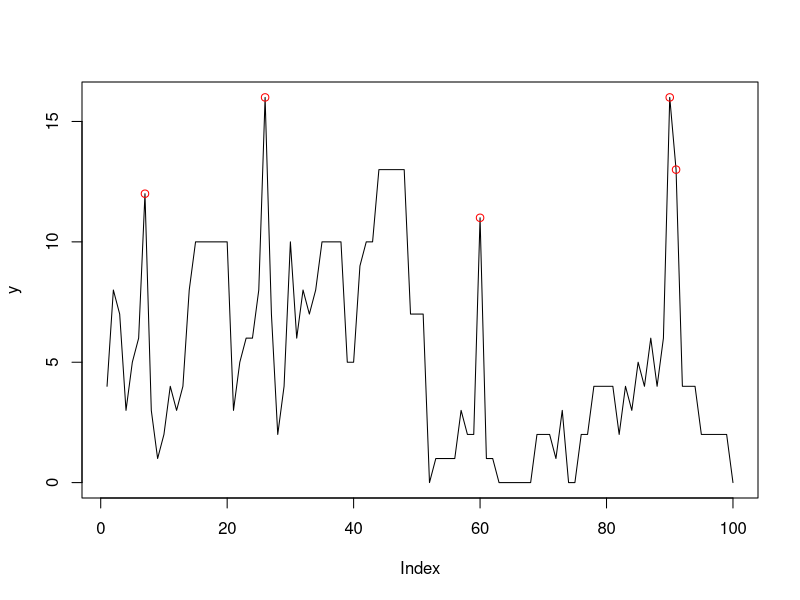

The R source for this figure: (Note: this script raises an error after producing the figure.)
# Bayesian Outlier Detection in GPAR(1)

# GPAR(1): Generalized Poisson AR(1) (Alzaid and Al-Osh, 1992):
#   X_t = S_t(X_{t-1}) + e_t, t=1, 2 , ...
#
#       e_t    ~ GP(q*mu, xi)        (Generalized Poisson)
#       S_t(.) ~ QB(alpha, xi/mu, .) (Quasi-Binomial)
#       X_t    ~ GP(mu, xi)          (Generalized Poisson)
#
#   Constraints:
#       0 < alpha < 1
#       q = 1-alpha
#       mu > 0
#       0 <= xi < 1
#
# Additive outliers modeling (Silva et al, 2018):
#	Y_t = X_t + eta_t*delta_t
#
#		eta_t|beta_t ~ Poisson(beta_t)
#		delta_t      ~ Bernoulli(p_t)
#
#	Constraints
#		beta_t > 0
#		0 < p_t < 1
#		eta_t, delta_t mutually independents
#
# Prior distributions:
#   alpha		 ~ Beta     (a, b)
#   mu  		 ~ Gamma    (c, d)
#   xi  		 ~ Beta     (g, h)
#   delta_t|p_t  ~ Bernoulli(p_t)
#	p_t			 ~ Beta     (l, m)
#	eta_t|beta_t ~ Poisson  (beta_t)
#	beta_t		 ~ Gamma    (v, w)
#
# MCMC Method:
#   Gibbs Sampling with Random Walk Metropolis
#
# Author: Cleiton Moya de Almeida
#####

graphics.off()  # close all plots
rm(list=ls())	# clear the (global) environment variables
cat("\014") 	# clear the console (Ctrl+L)
set.seed(42)

# Print auxiliary function
printf <- function(...) {
	x = paste(sprintf(...),"\n")
	return(cat(x))
}

# Log-sum-exp auxiliary function
logsumexp <- function(x){
	c <- max(x)
	y <- c + log(sum((exp(x-c))))
	return(y)
}

# Auxiliary functions to compute full conditional posteriors

logf1 <- function(r, t, alpha, mu, xi, z){
	q <- 1-alpha
	logf1 <- log(choose(z[t-1], r)) + (r-1)*log(alpha*mu + r*xi) + 
		(z[t-1]-r-1)*log(q*mu + (z[t-1]-r)*xi)
	return(logf1)
}

log_f1 <- function(r, alpha, mu, xi, ys1){
    q <- 1-alpha
    logf1 <- log(choose(ys1, r)) + (r-1)*log(alpha*mu + r*xi) + 
        (ys1-r-1)*log(q*mu + (ys1-r)*xi)
    return(logf1)
}


logf2 <- function(r, t, alpha, mu, xi, z){
	q <- 1-alpha
	logf2 <- (z[t]-r-1)*log(q*mu + xi*(z[t]-r)) -xi*(z[t]-r) - 
		log(factorial(z[t]-r))
	return(logf2)
}

log_f2 <- function(r, alpha, mu, xi, ys){
    q <- 1-alpha
    logf2 <- (ys-r-1)*log(q*mu + xi*(ys-r)) -xi*(ys-r) - 
        log(factorial(ys-r))
    return(logf2)
}


# Full conditionallog-posterior of alpha
logpost_alpha <- function(alpha, mu, xi, delta, eta, y, a, b){
	z <- y - eta*delta
	q <- 1-alpha
	n <- length(y)
	logc1 <- (a+n-2)*log(alpha) + (b+2*n-3)*log(q) - mu*q*(n-1)
	
	soma1 <- 0
	for (t in 2:n){
		logc2 <- -(z[t-1]-1)*log(mu + z[t-1]*xi)
		Mt <- min(z[t], z[t-1])
		r_seq <- 0:Mt
		
		g <- function(r) logf1(r, t, alpha, mu, xi, z) + 
			logf2(r, t, alpha, mu, xi, z)
		logsoma2 <- logsumexp(sapply(r_seq, g))
		soma1 <- soma1 + logc2 + logsoma2
	}
	logpost <- logc1 + soma1
	return(logpost)
}

# Full conditional log-posterior of mu
logpost_mu <- function(alpha, mu, xi, delta, eta, y, c, d){
    z <- y - eta*delta
    q <- 1-alpha
    n <- length(y)
    logc1 <- (c+2*n-3)*log(mu) - mu*(d + q*(n-1))
    
    soma1 <- 0
    for (t in 2:n){
        logc2 <- -(z[t-1]-1)*log(mu + z[t-1]*xi)
        Mt <- min(z[t], z[t-1])
        r_seq <- 0:Mt
        
        g <- function(r) logf1(r, t, alpha, mu, xi, z) + 
            logf2(r, t, alpha, mu, xi, z)
        logsoma2 <- logsumexp(sapply(r_seq, g))
        soma1 <- soma1 + logc2 + logsoma2
    }
    logpost <- logc1 + soma1
    return(logpost)
}

# Full conditional log-posterior of xi
logpost_xi <- function(alpha, mu, xi, delta, eta, y, g, h){
    z <- y - eta*delta
    n <- length(y)
    logc1 <- (g-1)*log(xi) - h*xi
    
    soma1 <- 0
    for (t in 2:n){
        logc2 <- -(z[t-1]-1)*log(mu + z[t-1]*xi)
        Mt <- min(z[t], z[t-1])
        r_seq <- 0:Mt
        
        g <- function(r) logf1(r, t, alpha, mu, xi, z) + 
            logf2(r, t, alpha, mu, xi, z)
        logsoma2 <- logsumexp(sapply(r_seq, g))
        soma1 <- soma1 + logc2 + logsoma2
    }
    logpost <- logc1 + soma1
    return(logpost)
}

# logf, logfyj1, logfyj0: Used to compute logpost_delta_j
# ys:  y*[t]
# ys1: y*[t-1]
logf <- function(ys, ys1, alpha, mu, xi){
    q <- 1-alpha
    logc <- log(alpha) + 2*log(q*mu) - q*mu -(ys1-1)*log(mu + xi*ys1)
    
    Mt <- min(ys, ys1)
    if (Mt < 0){
    	Mt <- 0
    }
    r_seq <- 0:Mt
    g <- function(r) log_f1(r, alpha, mu, xi, ys1) + 
        log_f2(r, alpha, mu, xi, ys)
    logsoma <- logsumexp(sapply(r_seq, g))
    
    logf <- logc + logsoma
    return(logf)
}

# needs only delta[j-1], eta[j-1], eta[j] e eta[j+1]
logfyj1 <- function(j, alpha, mu, xi, delta, eta, p, y){
    
	#ys_3  <- y[j+1]-eta[j+1]
	#ys1_3 <- y[j]  -eta[j]
	#ys_4  <- y[j+1]
	#ys1_4 <- y[j]  -eta[j]
	
	#logf3 <- logf(ys_3, ys1_3, alpha, mu, xi)
	#logf4 <- logf(ys_4, ys1_4, alpha, mu, xi)
	
	logf1 <- logf(y[j]  -eta[j]  , y[j-1]-eta[j-1], alpha, mu, xi)
    logf2 <- logf(y[j]  -eta[j]  , y[j-1]         , alpha, mu, xi)
    logf3 <- logf(y[j+1]-eta[j+1], y[j]  -eta[j]  , alpha, mu, xi)
    logf4 <- logf(y[j+1]         , y[j]  -eta[j]  , alpha, mu, xi)
    
    g3 <- logf3 + log(p[j+1])
    g4 <- logf4 + log(1-p[j+1])
    if (delta[j-1] == 1){
    	logf1 <- logf(y[j]  -eta[j]  , y[j-1]-eta[j-1], alpha, mu, xi)
        out <- logf1 + logsumexp(c(g3,g4))
    } else {
    	logf2 <- logf(y[j]  -eta[j]  , y[j-1]         , alpha, mu, xi)
        out <- logf2 + logsumexp(c(g3,g4))
    }
    
    return(out)
}

# needs only delta[j-1], eta[j-1], eta[j+1]
logfyj0 <- function(j, alpha, mu, xi, delta, eta, p, y){
    
    logf1 <- logf(y[j]           , y[j-1]-eta[j-1], alpha, mu, xi)
    logf2 <- logf(y[j]           , y[j-1]         , alpha, mu, xi)
    logf3 <- logf(y[j+1]-eta[j+1], y[j]           , alpha, mu, xi)
    logf4 <- logf(y[j+1]         , y[j]           , alpha, mu, xi)
    
    g3 <- logf3 + log(p[j+1])
    g4 <- logf4 + log(1-p[j+1])
    if (delta[j-1] == 1){
        out <- logf1 + logsumexp(c(g3,g4))
    } else {
        out <- logf2 + logsumexp(c(g3,g4))
    }
    
    return(out)
}

# Full conditional log-posterior of delta_j
# needs only delta[j-1], eta[j-1], eta[j], eta[j+1]
# note it can be evaluated only for j=2:(n-1)
logpost_delta_j <- function(j, alpha, mu, xi, delta, eta, p, y){
    g1 <- log(p[j])   + logfyj1(j, alpha, mu, xi, delta, eta, p, y)
    g2 <- log(1-p[j]) + logfyj0(j, alpha, mu, xi, delta, eta, p, y)
    logpost <- g1 - logsumexp(c(g1, g2))
    return(logpost)
}

# Full conditional log-posterior of p_j
# needs only delta[j]
logpost_p_j <- function(j, delta, p_j, l, m){
	logpost <- (delta[j]+l-1)*log(p_j) + (m-delta[j])*log(1-p_j)
	return(logpost)
}

# Full conditional log-posterior of eta_j
logpost_eta_j <- function(j, alpha, mu, xi, delta, eta, eta_j, beta){
	logpi <- -beta[j] + eta_j*log(beta[j]) -log(factorial(eta_j))
	eta_ <- eta
	eta_[j] = eta_j
	logpost <- logpi + logfyj1(j, alpha, mu, xi, delta, eta_, p, y)
	return(logpost)
} 

# Full conditional log-posterior of beta_j
logpost_beta_j <- function(j, eta, beta_j, v, w){
	logpost <- -beta_j*(w+1) + (eta[j]+v-1)*log(beta_j)
	return(logpost)
}


# Auxiliary functions for Metropolis
# Simulate a proposed value (random walk)
sim_xprop <- function(x, sigma){
	x_prop <- rnorm(n=1, mean=x, sd=sigma)
	return(x_prop)
}

# Acceptance probability of alpha_prop
logprob_accept_alpha <- function(alpha_prop, alpha, mu, xi, x, a, b){
	p1 <- logpost_alpha(alpha_prop, mu, xi, x, a, b)
	p2 <- logpost_alpha(alpha, mu, xi, x, a, b)
	if (p1 < p2){
		prob_accept <- min(1, exp(p1-p2))
	} else {
		prob_accept = 1
	}
	return(prob_accept)
}

# Acceptance probability of mu_prop
logprob_accept_mu <- function(mu_prop, mu, alpha, xi, x, c, d){
	p1 <- logpost_mu(alpha, mu_prop, xi, x, c, d)
	p2 <- logpost_mu(alpha, mu, xi, x, c, d)
	if (p1 < p2){
		prob_accept <- min(1, exp(p1-p2))
	} else {
		prob_accept = 1
	}
	return(prob_accept)
}

# Acceptance probability of xi_prop
logprob_accept_xi <- function(xi_prop, xi, alpha, mu, x, g, h){
	p1 <- logpost_xi(alpha, mu, xi_prop, x, g, h)
	p2 <- logpost_xi(alpha, mu, xi, x, g, h)
	if (p1 < p2){
		prob_accept <- min(1, exp(p1-p2))
	} else {
		prob_accept = 1
	}
	return(prob_accept)
}

# Samples alpha
ralpha <- function(p0, sigma, mu, xi, x, a, b){
	
	ac <- 0 # accepted flag
	alpha <- p0
	
	# simulate a proposed value for alpha
	alpha_prop <- sim_xprop(alpha, sigma)
	
	# verify the variable constrain
	if (alpha_prop > 0 & alpha_prop < 1){
		
		# acceptance probability
		prob_accept <- logprob_accept_alpha(alpha_prop, alpha, mu, xi, x, a, b)
		
		# acceptance criteria
		u <- runif(1)
		if  (u < prob_accept){
			alpha <- alpha_prop
			ac <- 1
		}
	}
	return(list(alpha=alpha, ac=ac))
}

# Samples mu
rmu <- function(lambda0, sigma, alpha, xi, x, c, d){
	
	ac <- 0 # accepted flag
	mu <- lambda0
	
	# simulate a proposed value for alpha
	mu_prop <- sim_xprop(mu, sigma)
	
	# verify the variable constrain
	if (mu_prop > 0){
		
		# acceptance probability
		prob_accept <- logprob_accept_mu(mu_prop, mu, alpha, xi, x, c, d)
		
		# acceptance criteria
		u <- runif(1)
		if  (u < prob_accept){
			mu <- mu_prop
			ac <- 1
		}
	}
	return(list(mu=mu, ac=ac))
}

# Samples xi
rxi <- function(theta0, sigma, alpha, mu, x, g, h){
	
	ac <- 0 # accepted flag
	xi <- theta0
	
	# simulate a proposed value for alpha
	xi_prop <- sim_xprop(xi, sigma)
	
	# verify the variable constrain
	if (xi_prop >= 0 & xi_prop < 1){
		
		# acceptance probability
		prob_accept <- logprob_accept_xi(xi_prop, xi, alpha, mu, x, g, h)
		
		# acceptance criteria
		u <- runif(1)
		if  (u < prob_accept){
			xi <- xi_prop
			ac <- 1
		}
	}
	return(list(xi=xi, ac=ac))
}


# Read the data
x_df <- read.csv("x.csv", header = TRUE)
x <- as.vector(x_df$x)
n <- length(x)

# Insert the outliers
tau <- c(7, 26, 60, 90, 91)
eta_tau <- 9
y <- x
y[tau] <- y[tau] + eta_tau
plot(y, type="l")
points(tau, y[tau], col="red")

# Prepare delta and eta vectors
delta <- rep(0,n)
eta <- rep(0,n)
delta[tau] <- 1
eta[tau] <- eta_tau

# Prepare p and beta vectors
p    <- rep(0.05, n)
beta <- rep(10, n)

# Model parameters
alpha <- 0.8
mu    <- 2
xi    <- 0.5

# Prior hyperparameters
a <- 0.01 # alpha
b <- 0.01 # alpha
c <- 0.1  # mu
d <- 0.1  # mu	
g <- 0.01 # xi
h <- 0.01 # xi
l <- 5    # p_t 	
m <- 95   # p_t 
v <- 10   # eta_t
w <- 1    # eta_t

# Random walking Metropolis parameters
sigma_alpha <- 0.1
sigma_mu    <- 0.2
sigma_xi    <- 0.05

# Accepted steps counters
na_alpha <- 0
na_mu <- 0 
na_xi <- 0 

# Vectors with traces
Alpha <- numeric(N)
Mu <- numeric(N)
Xi <- numeric(N)

Alpha[1] <- alpha
Mu[1] <- mu
Xi[1] <- xi

start_time = proc.time() # para cálculo do tempo de execução
for (n in 2:N){
	
	if (n %% 100 == 0){
		printf("Step %d/%d: acceptance ratio: alpha: %.2f, mu: %.2f, xi: %.2f", 
			   n, N, na_alpha/n, na_mu/n, na_xi/n)
	}
	
	# Samples alpha
	res <- ralpha(alpha, sigma_alpha, mu, xi, x, a, b)
	alpha <- res$alpha 
	na_alpha <- na_alpha + res$ac
	Alpha[n] <- alpha
	
	# Samples mu
	res <- rmu(mu, sigma_mu, alpha, xi, x, c, d)
	mu <- res$mu
	na_mu <- na_mu +  res$ac
	Mu[n] <- mu
	
	# Samples xi
	res <- rxi(xi, sigma_xi, alpha, mu, x, g, h)
	xi <- res$xi
	na_xi <- na_xi +  res$ac
	Xi[n] <- xi
}

# Execution time
end_time <- proc.time()
elapsed_time <- (end_time - start_time)[[3]]
printf("Execution time: %.0f s\n", elapsed_time)

# Acceptance ratios
ac_p      <- na_alpha/N
ac_lambda <- na_mu/N
ac_theta  <- na_xi/N
printf("Acceptance rate - alpha: %.2f", ac_p)
printf("Acceptance rate - mu: %.2f", ac_lambda)
printf("Acceptance rate - xi: %.2f", ac_theta)

# Values after burn in
Alpha_final <- Alpha[(burnin+1):N]
Mu_final <- Mu[(burnin+1):N]
Xi_final <- Xi[(burnin+1):N]

# Mean values
alpha_mean <- mean(Alpha_final)
mu_mean <- mean(Mu_final)
xi_mean <- mean(Xi_final)
printf("alpha mean: %.2f", alpha_mean)
printf("mu mean: %.2f", mu_mean)
printf("xi mean: %.2f", xi_mean)

#####
# Trace plots
par(mfrow = c(3, 1), mar=c(4,3,2,2))
plot(Alpha, type="l", main="alpha", xlab="", ylab="", ylim=c(0,1))
abline(v=burnin, col="gray", lty=2)
plot(Mu, type="l", main="mu", xlab="", ylab="", ylim=c(0,10))
abline(v=burnin, col="gray", lty=2)
plot(Xi, type="l", main="xi", xlab="step", ylab="", ylim=c(0,1))
abline(v=burnin, col="gray", lty=2)

# Posterior densities
par(mfrow=c(1,1))
plot(density(Alpha_final), main="alpha")
plot(density(Mu_final), main="mu")
plot(density(Xi_final), main="xi")

